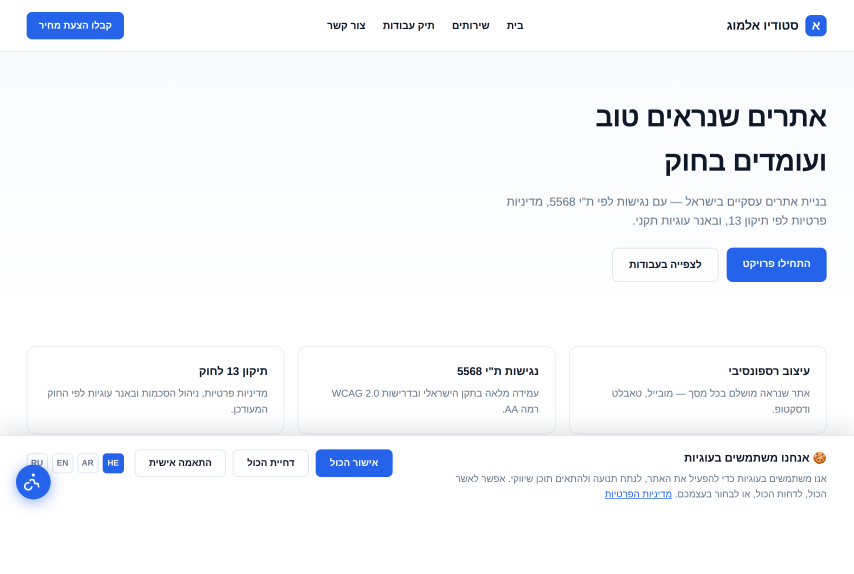
#> input picture docs/screenshots/cookie-banner.png, 2560 x 1720 px (shown at 1/3 size)
$ python build_demo_gif.py
#> lines starting #> are read from the running program, lines starting #| are printed output that depends on the picture
#!/usr/bin/env python3
"""Build the animated demo reel for the README from the real screenshots.

Cycles through the four example-output screenshots with smooth crossfades and a
short hold on each, plus a caption naming the state. The screenshots are the
project's actual output, so the reel is a faithful ~7s tour, not a mock-up.

Output: docs/screenshots/demo.gif  (looping, README-friendly width)

Usage: python3 scripts/build_demo_gif.py
"""

from __future__ import annotations

from pathlib import Path

from PIL import Image, ImageDraw, ImageFont

ROOT = Path(__file__).resolve().parent.parent
SHOTS = ROOT / "docs" / "screenshots"
OUT = SHOTS / "demo.gif"

# Order of the tour and the caption shown for each frame.
SCENES = [
    ("cookie-banner.png", "Cookie banner · opt-in consent, 4 languages, RTL"),
    ("cookie-preferences.png", "Granular consent · necessary / analytics / marketing"),
    ("accessibility-widget.png", "Accessibility widget · font size + 8 toggles"),
    ("high-contrast.png", "High contrast · 120% text, WCAG helpers on"),
]

TARGET_W = 900          # output width in px (height derived per aspect ratio)
FPS = 20                # frames per second
HOLD_S = 1.25           # seconds each scene is held fully visible
FADE_S = 0.45           # seconds of crossfade between scenes
BG = (17, 20, 24)       # letterbox / caption band color
CAPTION_H = 46          # height of the caption band under the image


def load_font(size: int) -> ImageFont.FreeTypeFont | ImageFont.ImageFont:
#> called with size = 20
    for name in (
        "/usr/share/fonts/truetype/dejavu/DejaVuSans.ttf",
        "/usr/share/fonts/truetype/dejavu/DejaVuSans-Bold.ttf",
    ):
        if Path(name).exists():
            return ImageFont.truetype(name, size)
    return ImageFont.load_default()


def fit(img: Image.Image, w: int, h: int) -> Image.Image:
    """Contain img within w x h on a BG canvas, centered."""
    canvas = Image.new("RGB", (w, h), BG)
    scale = min(w / img.width, h / img.height)
    nw, nh = max(1, round(img.width * scale)), max(1, round(img.height * scale))
    resized = img.resize((nw, nh), Image.LANCZOS)
    canvas.paste(resized, ((w - nw) // 2, (h - nh) // 2))
    return canvas


def with_caption(base: Image.Image, text: str, font) -> Image.Image:
    """Stack a caption band under the image."""
    w = base.width
    out = Image.new("RGB", (w, base.height + CAPTION_H), BG)
    out.paste(base, (0, 0))
    draw = ImageDraw.Draw(out)
    bbox = draw.textbbox((0, 0), text, font=font)
    tw, th = bbox[2] - bbox[0], bbox[3] - bbox[1]
    x = (w - tw) // 2
    y = base.height + (CAPTION_H - th) // 2 - bbox[1]
    draw.text((x, y), text, fill=(226, 232, 240), font=font)
    return out


def main() -> None:
    font = load_font(20)

    # Determine a common image area from the widest aspect ratio so nothing crops.
    srcs = [Image.open(SHOTS / name).convert("RGB") for name, _ in SCENES]
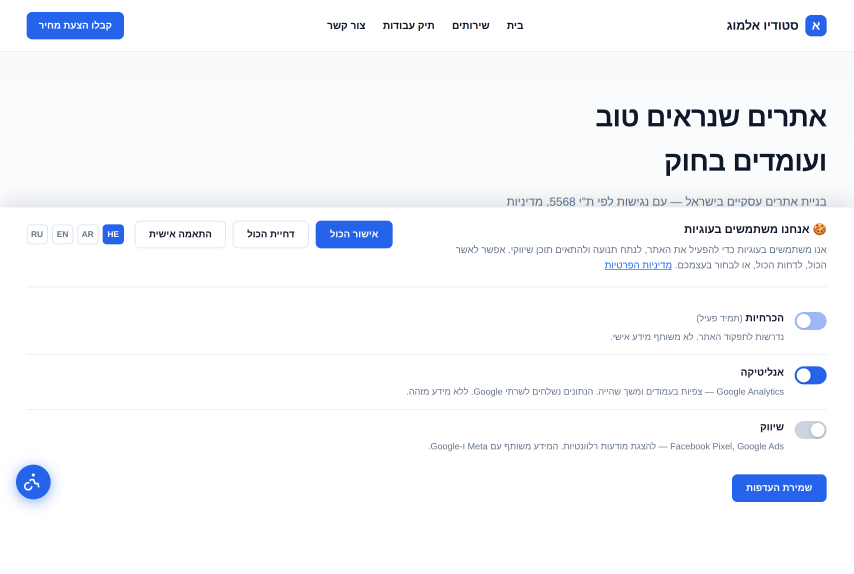
#> input picture docs/screenshots/cookie-preferences.png, 2560 x 1720 px (shown at 1/3 size)
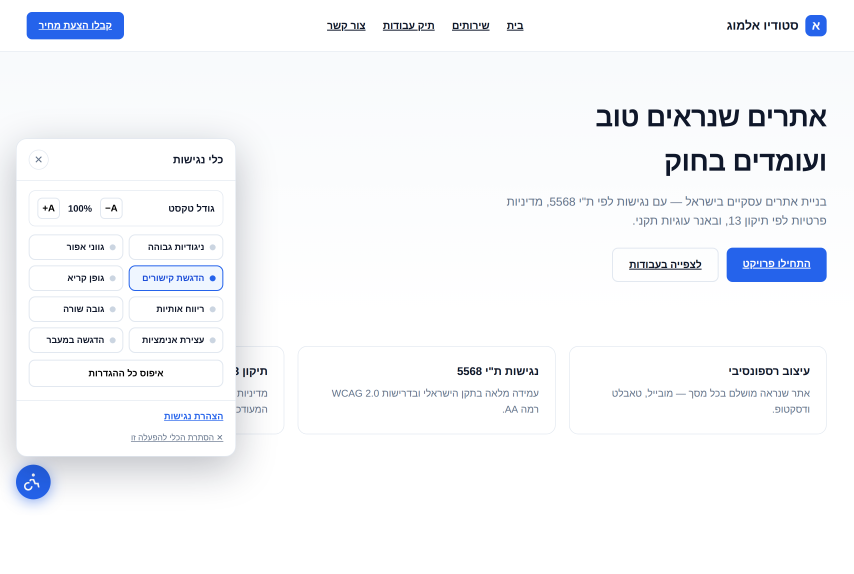
#> input picture docs/screenshots/accessibility-widget.png, 2560 x 1720 px (shown at 1/3 size)
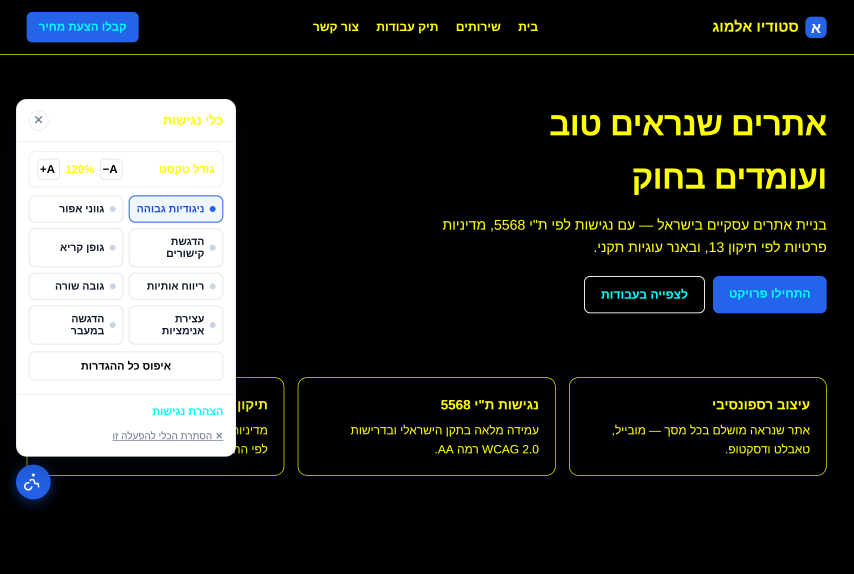
#> input picture docs/screenshots/high-contrast.png, 2560 x 1720 px (shown at 1/3 size)
#> srcs = 4 items
    max_ratio = max(im.height / im.width for im in srcs)
#> max_ratio = 0.672
    img_h = round(TARGET_W * max_ratio)
#> img_h = 605

    # Pre-render each scene (image fitted + caption band) at final size.
    scenes = [
        with_caption(fit(im, TARGET_W, img_h), cap, font)
        for im, (_, cap) in zip(srcs, SCENES)
    ]
#> in fit, `canvas = Image.new("RGB", (w, h), BG)`:
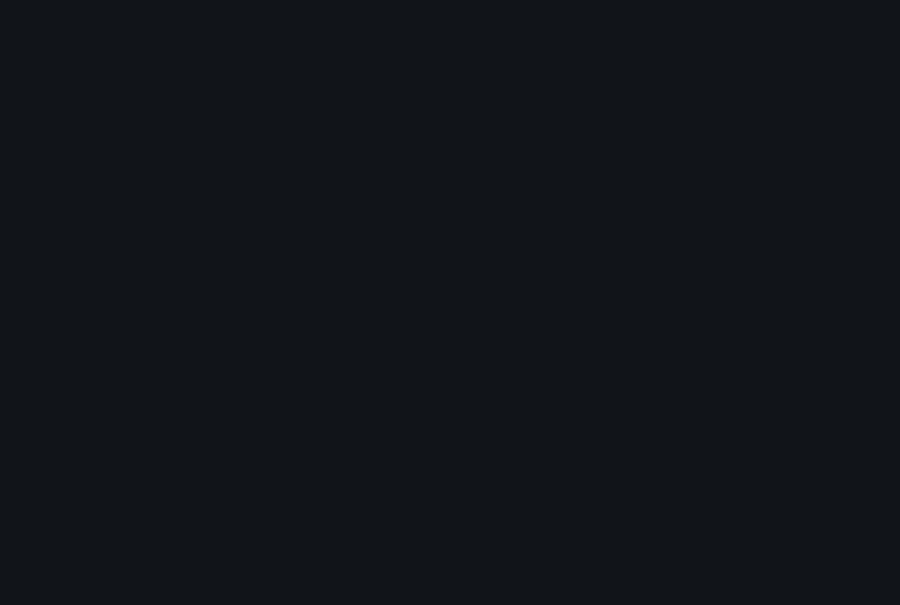
#> canvas: PIL image 900x605 RGB; mean R, G, B 17, 20, 24
#> in fit, `scale = min(w / img.width, h / img.height)`: scale = 0.352
#> in fit, `nw, nh = max(1, round(img.width * scale)), max(1, round(img.height * s..`: nw = 900; nh = 605
#> in fit, `resized = img.resize((nw, nh), Image.LANCZOS)`:
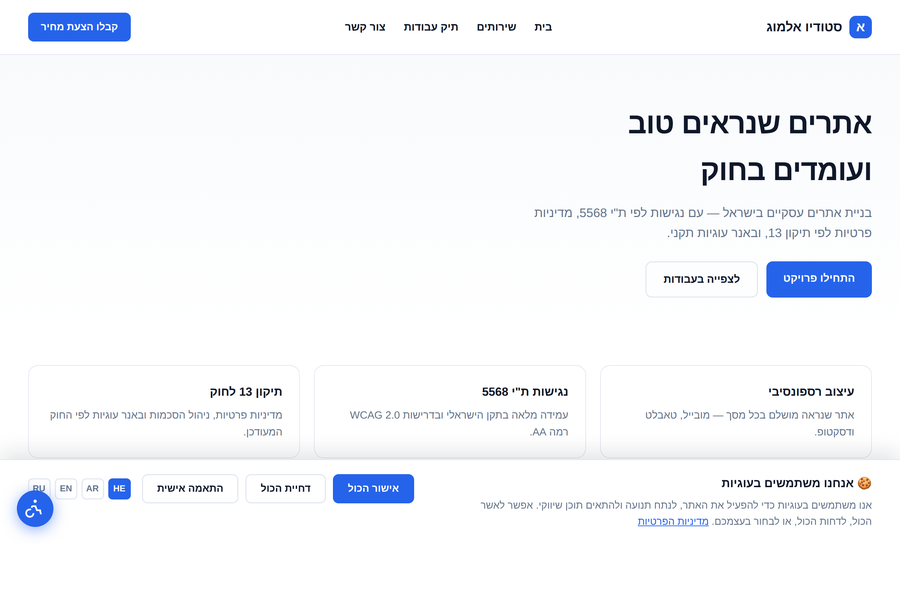
#> resized: PIL image 900x605 RGB; mean R, G, B 244.8, 246.7, 250.3
#> in with_caption, `w = base.width`: w = 900
#> in with_caption, `bbox = draw.textbbox((0, 0), text, font=font)`: bbox = (0, 4, 493, 23)
#> in with_caption, `tw, th = bbox[2] - bbox[0], bbox[3] - bbox[1]`: tw = 493; th = 19
#> in with_caption, `x = (w - tw) // 2`: x = 203
#> in with_caption, `y = base.height + (CAPTION_H - th) // 2 - bbox[1]`: y = 614
#> in with_caption (call 4), `out.paste(base, (0, 0))`:
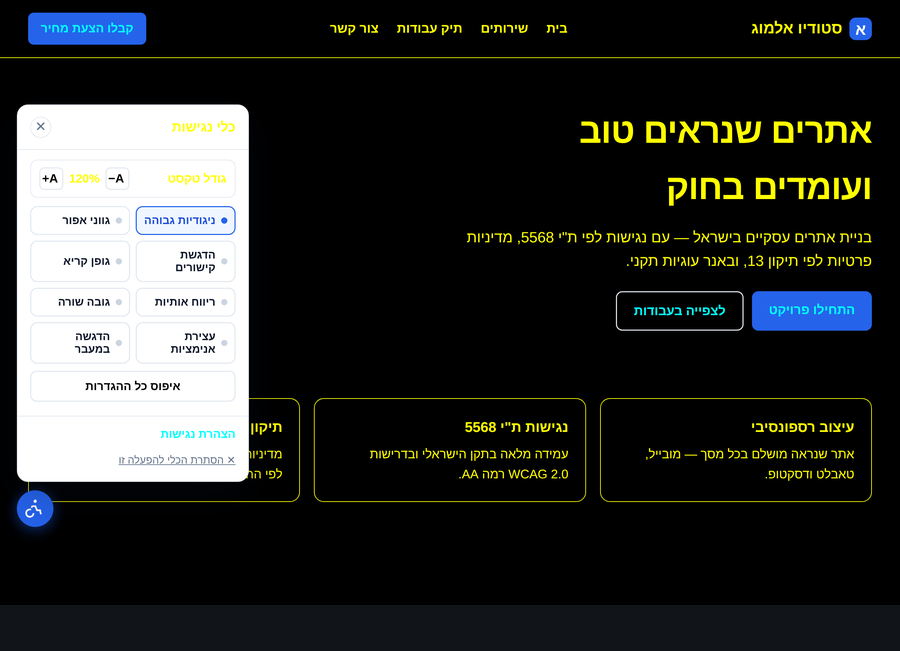
#> out: PIL image 900x651 RGB; mean R, G, B 44, 45.9, 43.2
#> in with_caption (call 4), `bbox = draw.textbbox((0, 0), text, font=font)`: bbox = (0, 4, 444, 23)
#> in with_caption (call 4), `tw, th = bbox[2] - bbox[0], bbox[3] - bbox[1]`: tw = 444
#> in with_caption (call 4), `x = (w - tw) // 2`: x = 228
#> scenes = 4 items

    hold_frames = max(1, round(HOLD_S * FPS))
    fade_frames = max(1, round(FADE_S * FPS))

    frames: list[Image.Image] = []
    n = len(scenes)
#> n = 4
    for i, cur in enumerate(scenes):
        for _ in range(hold_frames):
            frames.append(cur.copy())
        nxt = scenes[(i + 1) % n]
        for f in range(1, fade_frames + 1):
            frames.append(Image.blend(cur, nxt, f / (fade_frames + 1)))
#> this loop made 4 passes
#> after the loop, frames = 136 items

    duration_ms = round(1000 / FPS)
    frames[0].save(
        OUT,
        save_all=True,
        append_images=frames[1:],
        duration=duration_ms,
        loop=0,
        optimize=True,
        disposal=2,
    )
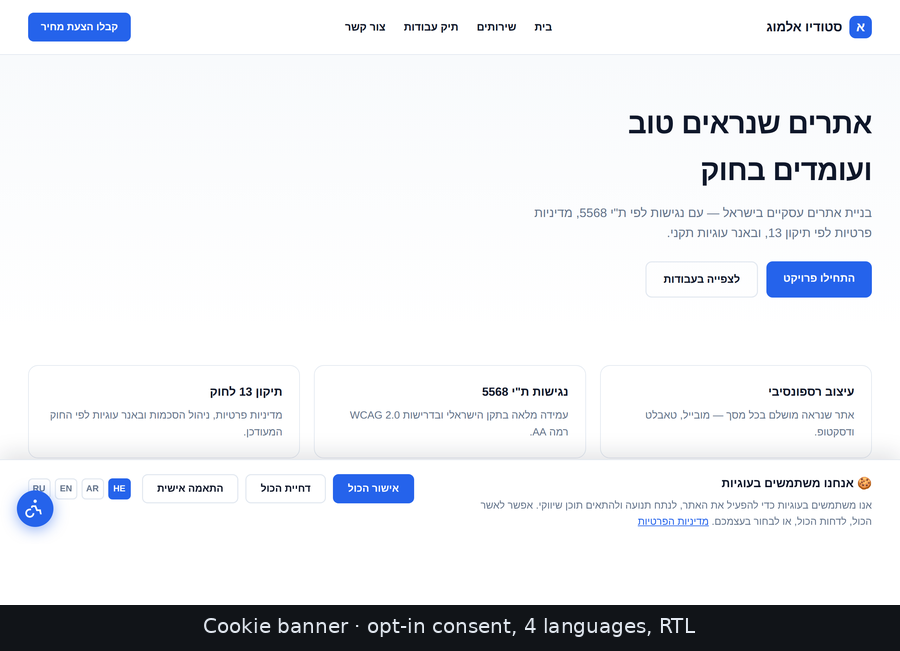
#> saved as demo.gif: PIL image 900x651 RGB; mean R, G, B 229.4, 231.4, 235
    total_s = len(frames) * duration_ms / 1000
#> total_s = 6.8
    kb = OUT.stat().st_size / 1024
    print(f"wrote {OUT.relative_to(ROOT)}  {len(frames)} frames  "
          f"~{total_s:.1f}s  {kb:.0f} KB  {TARGET_W}x{img_h + CAPTION_H}")
#| wrote docs/screenshots/demo.gif  136 frames  ~6.8s  3865 KB  900x651


if __name__ == "__main__":
    main()
